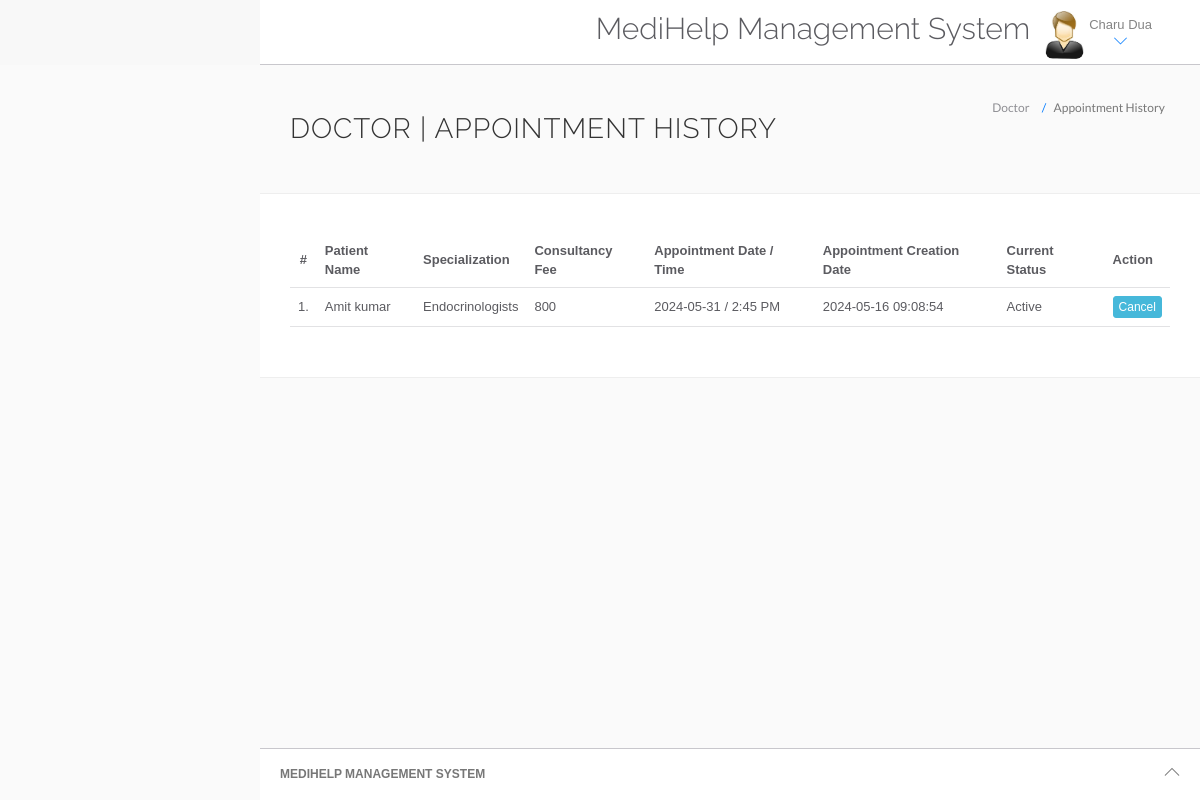
The app's page /hms/doctor/appointment-history.php (signed in) with its own data.
### tables this page shows
CREATE TABLE `doctors` (
  `id` int(11) NOT NULL,
  `specilization` varchar(255) DEFAULT NULL,
  `doctorName` varchar(255) DEFAULT NULL,
  `address` longtext DEFAULT NULL,
  `docFees` varchar(255) DEFAULT NULL,
  `contactno` bigint(11) DEFAULT NULL,
  `docEmail` varchar(255) DEFAULT NULL,
  `password` varchar(255) DEFAULT NULL,
  `creationDate` timestamp NULL DEFAULT current_timestamp(),
  `updationDate` timestamp NULL DEFAULT NULL ON UPDATE current_timestamp()
);

CREATE TABLE `appointment` (
  `id` int(11) NOT NULL,
  `doctorSpecialization` varchar(255) DEFAULT NULL,
  `doctorId` int(11) DEFAULT NULL,
  `userId` int(11) DEFAULT NULL,
  `consultancyFees` int(11) DEFAULT NULL,
  `appointmentDate` varchar(255) DEFAULT NULL,
  `appointmentTime` varchar(255) DEFAULT NULL,
  `postingDate` timestamp NULL DEFAULT current_timestamp(),
  `userStatus` int(11) DEFAULT NULL,
  `doctorStatus` int(11) DEFAULT NULL,
  `updationDate` timestamp NULL DEFAULT NULL ON UPDATE current_timestamp()
);

CREATE TABLE `users` (
  `id` int(11) NOT NULL,
  `fullName` varchar(255) DEFAULT NULL,
  `address` longtext DEFAULT NULL,
  `city` varchar(255) DEFAULT NULL,
  `gender` varchar(255) DEFAULT NULL,
  `email` varchar(255) DEFAULT NULL,
  `password` varchar(255) DEFAULT NULL,
  `regDate` timestamp NULL DEFAULT current_timestamp(),
  `updationDate` timestamp NULL DEFAULT NULL ON UPDATE current_timestamp()
);

### hms/doctor/appointment-history.php (the view, shortened to what this page needs)
<?php
include('include/config.php');
if (strlen($_SESSION['id'] == 0)) {
	header('location:logout.php');
} else {
?>
	<!DOCTYPE html>
	<html lang="en">
	<head>
		<link rel="stylesheet" href="vendor/bootstrap/css/bootstrap.min.css">
		<link rel="stylesheet" href="vendor/fontawesome/css/font-awesome.min.css">
		<link rel="stylesheet" href="vendor/themify-icons/themify-icons.min.css">
		<link href="vendor/animate.css/animate.min.css" rel="stylesheet" media="screen">
		<link href="vendor/perfect-scrollbar/perfect-scrollbar.min.css" rel="stylesheet" media="screen">
		<link href="vendor/switchery/switchery.min.css" rel="stylesheet" media="screen">
		<link href="vendor/bootstrap-touchspin/jquery.bootstrap-touchspin.min.css" rel="stylesheet" media="screen">
		<link href="vendor/select2/select2.min.css" rel="stylesheet" media="screen">
		<link href="vendor/bootstrap-datepicker/bootstrap-datepicker3.standalone.min.css" rel="stylesheet" media="screen">
		<link href="vendor/bootstrap-timepicker/bootstrap-timepicker.min.css" rel="stylesheet" media="screen">
		<link rel="stylesheet" href="assets/css/styles.css">
		<link rel="stylesheet" href="assets/css/plugins.css">
		<link rel="stylesheet" href="assets/css/themes/theme-1.css" id="skin_color" />
	</head>
	<body>
		<div id="app">
			<div class="app-content">
				<?php include('include/header.php'); ?>
				<div class="main-content">
					<div class="wrap-content container" id="container">
						<section id="page-title">
							<div class="row">
								<div class="col-sm-8">
									<h1 class="mainTitle">Doctor | Appointment History</h1>
								</div>
								<ol class="breadcrumb">
									<li>
										<span>Doctor </span>
									</li>
									<li class="active">
										<span>Appointment History</span>
									</li>
								</ol>
							</div>
						</section>
						<div class="container-fluid container-fullw bg-white">
							<div class="row">
								<div class="col-md-12">
									<table class="table table-hover" id="sample-table-1">
										<thead>
											<tr>
												<th class="center">#</th>
												<th class="hidden-xs">Patient Name</th>
												<th>Specialization</th>
												<th>Consultancy Fee</th>
												<th>Appointment Date / Time </th>
												<th>Appointment Creation Date </th>
												<th>Current Status</th>
												<th>Action</th>
											</tr>
										</thead>
										<tbody>
											<?php
											$sql = mysqli_query($con, "select users.fullName as fname,appointment.*  from appointment join users on users.id=appointment.userId where appointment.doctorId='" . $_SESSION['id'] . "'");
											$cnt = 1;
											while ($row = mysqli_fetch_array($sql)) {
											?>
												<tr>
													<td class="center"><?php echo $cnt; ?>.</td>
													<td class="hidden-xs"><?php echo $row['fname']; ?></td>
													<td><?php echo $row['doctorSpecialization']; ?></td>
													<td><?php echo $row['consultancyFees']; ?></td>
													<td><?php echo $row['appointmentDate']; ?> / <?php echo
																									$row['appointmentTime']; ?>
													</td>
													<td><?php echo $row['postingDate']; ?></td>
													<td>
														<?php if (($row['userStatus'] == 1) && ($row['doctorStatus'] == 1)) {
															echo "Active";
														}
														?></td>
													<td>
														<div class="visible-md visible-lg hidden-sm hidden-xs">
															<?php if (($row['userStatus'] == 1) && ($row['doctorStatus'] == 1)) { ?>
																<a href="appointment-history.php?id=<?php echo $row['id'] ?>&cancel=update" onClick="return confirm('Are you sure you want to cancel this appointment ?')" class="btn btn-info btn-xs" title="Cancel Appointment" tooltip-placement="top" tooltip="Remove">Cancel</a>
															<?php } else {
																echo "Canceled";
															} ?>
														</div>
													</td>
												</tr>
											<?php
												$cnt = $cnt + 1;
											} ?>
										</tbody>
									</table>
								</div>
							</div>
						</div>
					</div>
				</div>
			</div>
			<?php include('include/footer.php'); ?>
		</div>
	</body>
	</html>
<?php } ?>

### hms/doctor/include/header.php (shortened to what this page needs)
<header class="navbar navbar-default navbar-static-top">
	<div class="navbar-collapse collapse">
		<ul class="nav navbar-right">
			<li style="padding-top:2% ">
				<h2>MediHelp Management System</h2>
			</li>
			<li class="dropdown current-user">
				<a href class="dropdown-toggle" data-toggle="dropdown">
					<img src="assets/images/images.jpg"> <span class="username">
						<?php $query = mysqli_query($con, "select doctorName from doctors where id='" . $_SESSION['id'] . "'");
						while ($row = mysqli_fetch_array($query)) {
							echo $row['doctorName'];
						}
						?> <i class="ti-angle-down"></i></i></span>
				</a>
			</li>
		</ul>
	</div>
</header>

### hms/doctor/assets/css/themes/theme-1.css (style rules this page uses)
body { background: #FAFAFA; }
header .navbar-collapse { background: #ffffff !important; border-bottom-color: #c8c7cc !important; box-shadow: none !important; }
header .navbar-collapse .navbar-right > li > a { color: #777; }
header .navbar-collapse .navbar-right > li > a i { color: #007aff !important; }

### records on screen
doctors: doctorName "Charu Dua"
appointment: users.fullName "Amit kumar", doctorSpecialization "Endocrinologists", consultancyFees "800", appointmentDate "2024-05-31", appointmentTime "2:45 PM", postingDate "2024-05-16 09:08:54", userStatus "Active"
